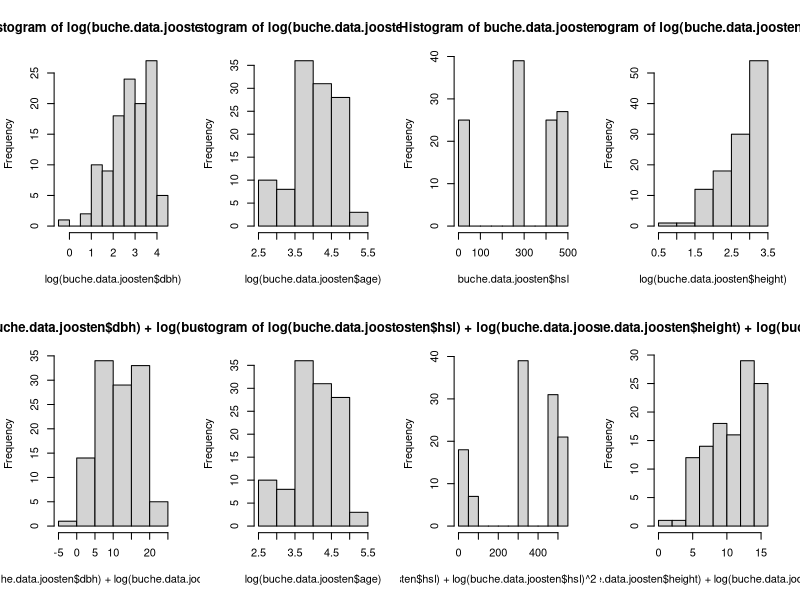

The R source for this figure:
# Setzen des Working Directory
# setwd("~/Documents/Master Data Science/Statistische Verfahren/Projekt/Statistische-Verfahren--Projekt-4.1-Buche/Aufgabenstellung")
# Laden der Daten aus CSV
buche.data = read.csv("buche.csv", sep=",")
head(buche.data)
# Seed fuer den Random Number Generator
set.seed(0)

# Aufteilen des Datensatzes in Teildatensaetze jedes einzelogen Autors
buche.data.joosten = subset(buche.data, buche.data[,1] == "Joosten")

## Best subset selection
# 1. maximales Modell festlegen
# 2. alle Teilmodelle sind Kandidatenmodelle
# 3. Entscheidung basierend auf Mallow's Cp
# 4. SchÃ¤tzer fuer SPSE = Cp * sigma2.max + n* sigma2.max

## leaps
require("leaps")

# joosten
buche.bss.joosten = regsubsets(log(biom)~1+ I(log(dbh))+I(log(dbh)^2)+I(log(age))+I(log(age)^2)+I(log(height))+I(log(height)^2)+hsl+I(hsl^2)+I(log(hsl))+I(log(hsl)^2), data = buche.data.joosten, nbest = 3) ## nbest = 3, jeweils die drei besten Modelle gleicher Parameterzahl
# summary(buche.bss.joosten)

summary(buche.bss.joosten)$cp
summary(buche.bss.joosten)$which[22,] # Modell 22 liefert betragsmaessig besten CP-Wert (8.344969)

m.joosten = lm(log(biom)~1+ I(log(dbh))+I(log(dbh)^2)+I(log(age))+I(log(height))+I(log(height)^2)+hsl+I(log(hsl))+I(log(hsl)^2), data = buche.data.joosten)

## Simulation
# Genutzter Datensatz und Anzal der Outputs fuer Kreuzvalidierung
buche.data.used = buche.data.joosten

# Anzahl der Beobachtungen fuer den gewaehlten Datensatz
numberObs = nrow(buche.data.used)

cross.length.out = numberObs

# Initialisierung
SPSE = rep(0,4)
SPSE.theo = rep(0,4)
n = 1000
reps = 100

## Kreuzalidierung
index = rep(1:10, length.out = cross.length.out)

par(mfrow = c(2,4))
hist(log(buche.data.joosten$dbh))
hist(log(buche.data.joosten$age))
hist(buche.data.joosten$hsl)
hist(log(buche.data.joosten$height))
hist(log(buche.data.joosten$dbh) + log(buche.data.joosten$dbh)^2)
hist(log(buche.data.joosten$age))
hist(log(buche.data.joosten$hsl) + log(buche.data.joosten$hsl)^2 + buche.data.joosten$hsl)
hist(log(buche.data.joosten$height) + log(buche.data.joosten$height)^2)


for(m in 1:4){
  for(j in 1:reps){
    index = sample(index)
    i = c(1:(m+1))
    ## Zerlegung
    buche.test= buche.data.used[index %in% i,]
    buche.design= buche.data.used[!(index %in% i),]
    
    ## Simulation
    biom.mean = mean(buche.design$biom)
    biom.sd = sd(buche.design$biom)
    #biom.sim = rnorm(n, mean = biom.mean, sd = biom.sd)
    
    age.mean = mean(buche.design$age)
    age.sd = sd(buche.design$age)
    age.sim = rnorm(n, mean = age.mean, sd = age.sd)
    
    dbh.mean = mean(buche.design$dbh)
    dbh.sd = sd(buche.design$dbh)
    dbh.sim = rnorm(n, mean = dbh.mean, sd = dbh.sd)
    
    height.mean = mean(buche.design$height)
    height.sd = sd(buche.design$height)
    height.sim = rnorm(n, mean = height.mean, sd = height.sd)
    
    hsl.mean = mean(buche.design$hsl)
    hsl.sd = sd(buche.design$hsl)
    hsl.sim = rnorm(n, mean = hsl.mean, sd = hsl.sd)
    
    m.joosten.design = lm(log(biom)~1+ I(log(dbh))+I(log(dbh)^2)+I(log(age))+I(log(height))+I(log(height)^2)+hsl+I(log(hsl))+I(log(hsl)^2), data = buche.design)
    buche.sim.temp = data.frame(age = age.sim, dbh = dbh.sim, height = height.sim, hsl = hsl.sim)
    biom.sim = predict(m.joosten.design, newdata=buche.sim.temp)
    
    buche.sim = data.frame(biom = biom.sim, age = age.sim, dbh = dbh.sim, height = height.sim, hsl = hsl.sim)
    
    # Muessen die simulierten Biomassedaten nicht zu den Parametern passen? Wie wird das erreicht?
    # Wie bekommen wir Simulierte Parameter zu den simulierten Biomassedaten?
    # In einer Loesung von vorherigen Studenten wurden einfach zufaellig Daten aus der Designmatrix mit den simulierten Biomassedaten verknuepft. Wieso ist das zielfuehrend?
    
    ## Parameterschaetzung
    #TODO: verwenden der Simulationsdaten fuer die Berechunung der Parameter
    m.joosten = lm(log(biom)~1+ I(log(dbh))+I(log(dbh)^2)+I(log(age))+I(log(height))+I(log(height)^2)+hsl+I(log(hsl))+I(log(hsl)^2), data = buche.sim)
   
    ## Prognosefehler
    
    ## Erwarteter SPSE
    SPSE[m] = SPSE[m] + sum((log(buche.test$biom)-predict(m.joosten, newdata=buche.test))^2)
    
    ## Theoretischer SPSE
    # SPSE = n*sd^2 + (bias ist NULL, da Zufallszahlen Erwartungstreu) + |M|*sd^2
    numberObs.sim = nrow(buche.design)  # Anzahl der Beobachtungen fuer den gewaehlten Datensatz
    SPSE.theo[m] = SPSE.theo[m] + n*biom.sd^2 + numberObs.sim*biom.sd^2 
    
  }
  SPSE[m] = SPSE[m]/reps
  SPSE.theo[m] = SPSE.theo[m]/reps
}

## Schaetzung auf Grund von RSS
#m.joosten = lm(log(biom)~1+ I(log(dbh))+I(log(dbh)^2)+I(log(age))+I(log(height))+I(log(height)^2)+hsl+I(log(hsl))+I(log(hsl)^2), data = buche.test)

#RSS = sum(residuals(m.joosten)^2)


#summary(m.joosten)
#sigma2.max = RSS/(cross.length.out-9) # Wie wird sigma2.max berechnet? woher kam bei aufgabe 8 die -19? Number of coefficients in max model?

#SPSE1 = RSS + 2*sigma2.max*length(coef(m.joosten))

#c(SPSE1 ,SPSE2 ,SPSE3 ,SPSE4)

## Best subset selection
# 1. maximales Modell festlegen
# 2. alle Teilmodelle sind Kandidatenmodelle
# 3. Entscheidung basierend auf Mallow's Cp
# 4. Schaetzer fuer SPSE = Cp * sigma2.max + n* sigma2.max

## leaps
#require("leaps")

#buche.bss = regsubsets(log(biom)~1+ I(log(dbh))+I(log(dbh)^2)+I(log(height))+I(log(height)^2)+I(log(age))+hsl, data = buche.data.used, nbest = 3) ## nbest = 3, jeweils die drei besten Modelle gleicher Parameterzahl
#summary(buche.bss)


#summary(buche.bss)$cp
#par(mar=c(0, 0, 1600, 16))
#plot(summary(buche.bss)$cp)

#summary(buche.bss)$cp*sigma2.max + cross.length.out* sigma2.max
